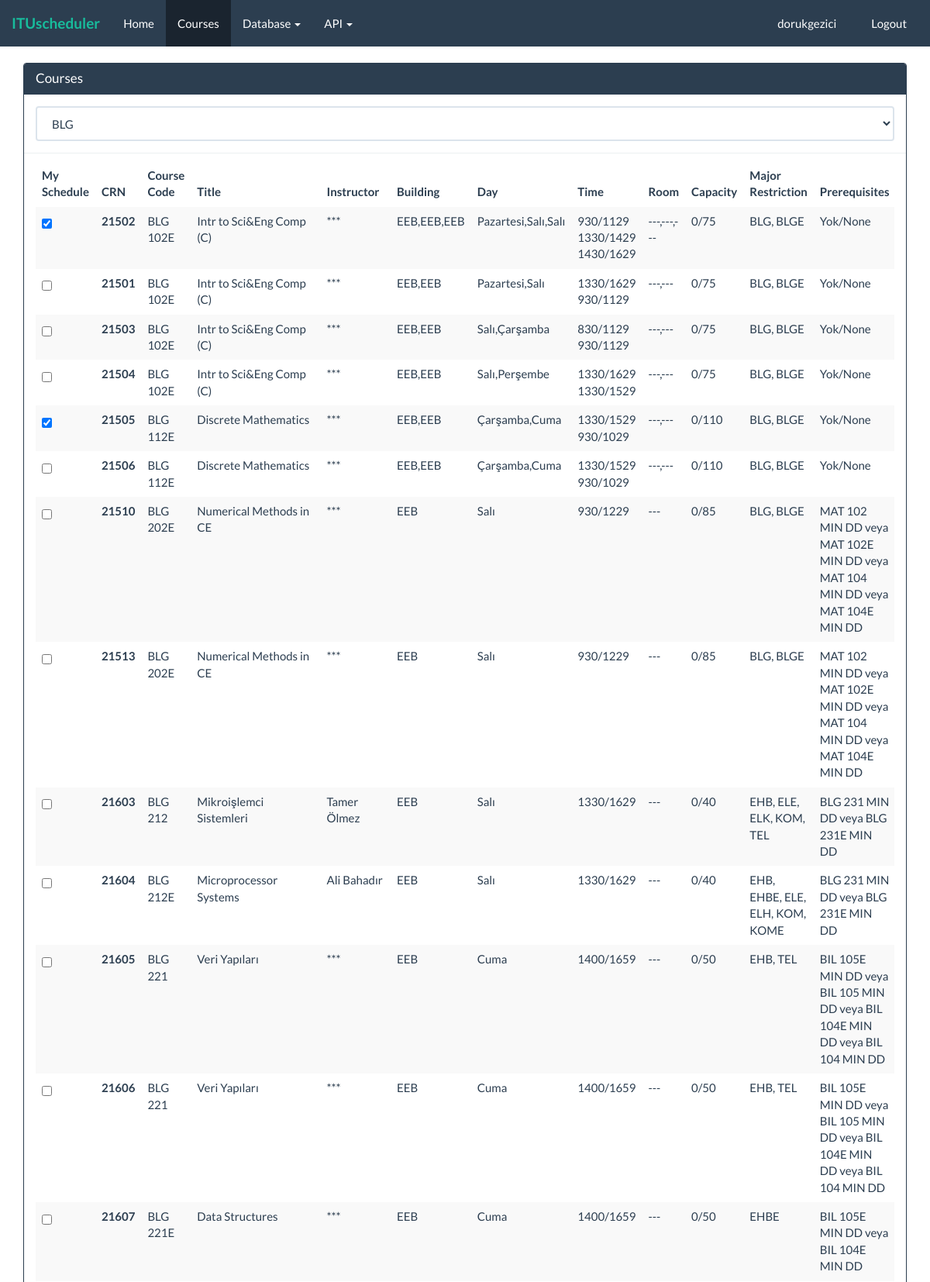
/courses/BLG (signed in, upper part), run on the app's committed database.
### scheduler/models.py (models this page shows)
class ExtendedUser(AbstractUser):
    courses = models.ManyToManyField(Course)
    my_schedule = models.ForeignKey("Schedule", blank=True, null=True, on_delete=models.SET_NULL)

### api/models.py (models this page shows, shortened)
class Course(models.Model):
    n_classes = models.PositiveSmallIntegerField(default=1)
    course_code = models.ForeignKey(CourseCode, on_delete=models.CASCADE)
    crn = models.PositiveIntegerField(unique=True, primary_key=True)
    code = models.CharField(max_length=3)
    title = models.CharField(max_length=100)
    instructor = models.CharField(max_length=200)
    building = models.CharField(max_length=20)
    day = models.CharField(max_length=50)
    time_start = models.CharField(max_length=40, validators=[validate_comma_separated_integer_list])
    time_finish = models.CharField(max_length=40, validators=[validate_comma_separated_integer_list])
    room = models.CharField(max_length=50)
    capacity = models.PositiveSmallIntegerField()
    enrolled = models.PositiveSmallIntegerField(default=0)
    reservation = models.CharField(max_length=50)
    major_restriction = models.TextField()
    prerequisites = models.TextField()
    class_restriction = models.CharField(max_length=20)
    class Meta:
        get_latest_by = "crn"

### scheduler/views.py (the view)
# urls.py: url(r'^courses/(?P<slug>[\w-]+)$', views.CoursesView.as_view(), name="courses"),
class CoursesView(generic.DetailView):
    model = CourseCode
    slug_url_kwarg = "slug"
    template_name = "courses.html"
    def get_slug_field(self):
        return "code"
    def dispatch(self, request, *args, **kwargs):
        if not CourseCode.objects.all() or not Course.objects.filter(course_code=kwargs["slug"]).all():
            return render_to_response("courses.html", context={"request": request, "user": request.user, "course_codes": CourseCode.objects.all()})
        else:
            return super().dispatch(request, *args, **kwargs)
    def get_context_data(self, **kwargs):
        context = super().get_context_data(**kwargs)
        context["course_codes"] = CourseCode.objects.all()
        courses = context["object"].course_set.all()
        for course in courses:
            course.times = []
            for i in range(course.n_classes):
                course.times.append("{}/{} ".format(course.time_start.split(",")[i], course.time_finish.split(",")[i]))
        context["courses"] = courses
        if self.request.user.is_authenticated:
            context["my_courses"] = [course.crn for course in self.request.user.courses.all()]
        context["refreshed"] = context["object"].refreshed
        return context

### api/models.py (called while the page is built)
    def __str__(self):
        return self.code

### scheduler/templates/courses.html (shortened to what this page needs)
{% extends "theme.html" %}
{% block body %}
<div class="container">
    <div class="row">
        <div class="col-md-12">
            <div class="panel panel-primary">
                <div class="panel-heading">
                    <h2 class="panel-title">Courses</h2>
                </div>
                <div class="panel-body">
                    <form>
                        <select class="form-control" name="course_code" onchange="redirect(this.form.course_code)" title="course_code">
                            {% for option in course_codes %}
                                <option {% if option.code in request.path %}selected{% endif %} value="{{ option }}">{{ option }} </option>
                            {% endfor %}
                        </select>
                    </form>
                </div>
                <ul class="list-group">
                    <li class="list-group-item">
                        <div class="table-responsive">
                            <table class="table table-hover table-striped">
                                <thead>
                                <tr>
                                    {% if request.user.is_authenticated %}
                                        <th>My Schedule</th>
                                    {% endif %}
                                    <th>CRN</th>
                                    <th>Course Code</th>
                                    <th>Title</th>
                                    <th>Instructor</th>
                                    <th>Building</th>
                                    <th>Day</th>
                                    <th>Time</th>
                                    <th>Room</th>
                                    <th>Capacity</th>
                                    <th>Major Restriction</th>
                                    <th>Prerequisites</th>
                                </tr>
                                </thead>
                                <tbody>
                                {% for course in courses %}
                                    <tr>
                                        {% if request.user.is_authenticated %}
                                            <td>
                                                <label>
                                                    <input class="checkbox-inline" {% if course.crn in my_courses %}checked {% endif %}onchange="addCourse({{course.crn}})" type="checkbox">
                                                </label>
                                            </td>
                                        {% endif %}
                                        <th>{{ course.crn }}</th>
                                        <td>{{ course.code }}</td>
                                        <td>{{ course.title }}</td>
                                        <td>{{ course.instructor }}</td>
                                        <td>{{ course.building }}</td>
                                        <td>{{ course.day }}</td>
                                        <td>{% for times in course.times %}{{ times }}{% endfor %}</td>
                                        <td>{{ course.room }}</td>
                                        <td>{{ course.enrolled }}/{{ course.capacity }}</td>
                                        <td>{{ course.major_restriction }}</td>
                                        <td>{{ course.prerequisites }}</td>
                                    </tr>
                                {% endfor %}
                                </tbody>
                            </table>
                        </div>
                    </li>
                </ul>
            </div>
        </div>
    </div>
</div>
{% endblock %}

### scheduler/templates/theme.html (shortened to what this page needs)
{% load static gravatar %}
<!DOCTYPE html>
<html lang="en">
<head>
    {% load static %}
    <link rel="stylesheet" href="{% static "css/bootstrap.min.css" %}">
    <link rel="stylesheet" href="{% static "css/style.css" %}">
</head>
<body>
    <nav class="navbar navbar-default">
        <div class="container-fluid">
            <div class="navbar-header">
                <a class="navbar-brand" href="/"><strong>ITUscheduler</strong></a>
            </div>
            <div class="collapse navbar-collapse" id="navbar-collapse-1">
                <ul class="nav navbar-nav">
                    {% url "index" as index_url %}
                    <li {% if request.path == index_url %}class="active"{% endif %}><a href="{{ index_url }}">Home </a></li>
                    {% url "courses" slug="BLG" as courses_url %}
                    <li {% if "courses" in request.path %}class="active"{% endif %}><a href="{{ courses_url }}">Courses </a></li>
                    {% if request.user.is_superuser %}
                        <li class="dropdown">
                            <a href="#" class="dropdown-toggle" data-toggle="dropdown" aria-expanded="false">Database <span class="caret"></span></a>
                        </li>
                        <li class="dropdown">
                            <a href="#" class="dropdown-toggle" data-toggle="dropdown" aria-expanded="false">API <span class="caret"></span></a>
                        </li>
                    {% endif %}
                </ul>
                <ul class="nav navbar-nav navbar-right">
                    {% if request.user.is_authenticated %}
                        <li><a href="/">{{request.user.username}}</a></li>
                        {% url "logout" as logout_url %}
                        <li  {% if request.path == logout_url %}class="active"{% endif %}><a href="{% url "logout" %}">Logout </a></li>
                    {% else %}
                        {% url "signup" as signup_url %}
                        <li  {% if request.path == signup_url %}class="active"{% endif %}><a href="{% url "signup" %}">Sign Up </a></li>
                        {% url "login" as login_url %}
                        <li  {% if request.path == login_url %}class="active"{% endif %}><a href="{% url "login" %}">Login </a></li>
                    {% endif %}
                </ul>
            </div>
        </div>
    </nav>
    {% block body %}{% endblock %}
</body>
</html>

### scheduler/static/css/style.css (style rules this page uses)
html { height: 100%; box-sizing: border-box; }
*, *:before, *:after { box-sizing: inherit; overflow-wrap: break-word; }
body { position: relative; margin: 0; padding-bottom: 60px; min-height: 100%; }
.navbar { border-radius: 0; }

### data on the page
ExtendedUser: user.username "dorukgezici"
Course: crn "☑", crn "21502", code "BLG 102E", title "Intr to Sci&Eng Comp (C)", instructor "***", building "EEB,EEB,EEB", day "Pazartesi,Salı,Salı", times "930/1129" "1330/1429" "1430/1629", room "---,---,---", enrolled "0", capacity "75", major_restriction "BLG, BLGE", prerequisites "Yok/None"
Course: crn "21501", code "BLG 102E", title "Intr to Sci&Eng Comp (C)", instructor "***", building "EEB,EEB", day "Pazartesi,Salı", times "1330/1629" "930/1129", room "---,---", enrolled "0", capacity "75", major_restriction "BLG, BLGE", prerequisites "Yok/None"
Course: crn "21503", code "BLG 102E", title "Intr to Sci&Eng Comp (C)", instructor "***", building "EEB,EEB", day "Salı,Çarşamba", times "830/1129" "930/1129", room "---,---", enrolled "0", capacity "75", major_restriction "BLG, BLGE", prerequisites "Yok/None"
Course: crn "21504", code "BLG 102E", title "Intr to Sci&Eng Comp (C)", instructor "***", building "EEB,EEB", day "Salı,Perşembe", times "1330/1629" "1330/1529", room "---,---", enrolled "0", capacity "75", major_restriction "BLG, BLGE", prerequisites "Yok/None"
Course: crn "☑", crn "21505", code "BLG 112E", title "Discrete Mathematics", instructor "***", building "EEB,EEB", day "Çarşamba,Cuma", times "1330/1529" "930/1029", room "---,---", enrolled "0", capacity "110", major_restriction "BLG, BLGE", prerequisites "Yok/None"
Course: crn "21506", code "BLG 112E", title "Discrete Mathematics", instructor "***", building "EEB,EEB", day "Çarşamba,Cuma", times "1330/1529" "930/1029", room "---,---", enrolled "0", capacity "110", major_restriction "BLG, BLGE", prerequisites "Yok/None"
Course: crn "21510", code "BLG 202E", title "Numerical Methods in CE", instructor "***", building "EEB", day "Salı", times "930/1229", room "---", enrolled "0", capacity "85", major_restriction "BLG, BLGE", prerequisites "MAT 102 MIN DD veya MAT 102E MIN DD veya MAT 104 MIN DD veya MAT 104E MIN DD"
Course: crn "21513", code "BLG 202E", title "Numerical Methods in CE", instructor "***", building "EEB", day "Salı", times "930/1229", room "---", enrolled "0", capacity "85", major_restriction "BLG, BLGE", prerequisites "MAT 102 MIN DD veya MAT 102E MIN DD veya MAT 104 MIN DD veya MAT 104E MIN DD"
Course: crn "21603", code "BLG 212", title "Mikroişlemci Sistemleri", instructor "Tamer Ölmez", building "EEB", day "Salı", times "1330/1629", room "---", enrolled "0", capacity "40", major_restriction "EHB, ELE, ELK, KOM, TEL", prerequisites "BLG 231 MIN DD veya BLG 231E MIN DD"
Course: crn "21604", code "BLG 212E", title "Microprocessor Systems", instructor "Ali Bahadır", building "EEB", day "Salı", times "1330/1629", room "---", enrolled "0", capacity "40", major_restriction "EHB, EHBE, ELE, ELH, KOM, KOME", prerequisites "BLG 231 MIN DD veya BLG 231E MIN DD"
Course: crn "21605", code "BLG 221", title "Veri Yapıları", instructor "***", building "EEB", day "Cuma", times "1400/1659", room "---", enrolled "0", capacity "50", major_restriction "EHB, TEL", prerequisites "BIL 105E MIN DD veya BIL 105 MIN DD veya BIL 104E MIN DD veya BIL 104 MIN DD"
Course: crn "21606", code "BLG 221", title "Veri Yapıları", instructor "***", building "EEB", day "Cuma", times "1400/1659", room "---", enrolled "0", capacity "50", major_restriction "EHB, TEL", prerequisites "BIL 105E MIN DD veya BIL 105 MIN DD veya BIL 104E MIN DD veya BIL 104 MIN DD"
Course: crn "21607", code "BLG 221E", title "Data Structures", instructor "***", building "EEB", day "Cuma", times "1400/1659", room "---", enrolled "0", capacity "50", major_restriction "EHBE", prerequisites "BIL 105E MIN DD veya BIL 104E MIN DD"

### other printed values
form field course_code "BLG"
